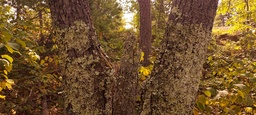
#> input picture images/forest.jpg, 256 x 115 px, shrunk from 4000 x 1800 before the run, found by its file name
$ python tabakCode.py
#> lines starting #> are read from the running program, lines starting #| are printed output that depends on the picture

import numpy as np;
import matplotlib.pyplot as plt;
from PIL import Image, ImageFilter

def distanceFromPoint( x, y , px, py ):
    # x, y are coordinates of a pixel
    # px, py are coordinates of a fixed point
    # 0.0 <= x, y, px, py <= 1.0
    diffX = px - x
    diffY = py - y
    return np.sqrt( diffX * diffX + diffY * diffY )
# distanceFromPoint()

def distanceFromCircle( x, y, cx, cy, radius ):
    # x, y are coordinates of a pixel
    # cx, cy are coordinates of a center of a circle
    # radius is the size of the circle
    # 0.0 <= x, y, cx, cy, radius <= 1.0
    distance = distanceFromPoint( x, y, cx, cy )
    if distance < radius:
        return 0.0
    else:
        return distance - radius
# distanceFromCircle()

def distanceFromLine( xOrY, lineCoordinate ):
    # xOrY is either the x or y coordinate of a pixel
    # lineCoordinate is either the x coordinate
    #   of a vertical line or the y coordinate
    #   of a horizontal line
    # 0.0 <= xOrY, lineCoordinate <= 1.0
    return abs( lineCoordinate - xOrY )
# distanceFromLine()

def distanceFromBand( xOrY, loBound, hiBound ):
    # xOrY is either the x or y coordinate of a pixel
    # loBound, hiBound are either x coordinates
    #   of two vertical lines or y coordinates
    #   of two horizontal lines
    # 0.0 <= xOrY, loBound, hiBound <= 1.0
    if loBound < xOrY < hiBound:
        return 0.0
    elif xOrY < loBound:
        return loBound - xOrY
    else:
        return xOrY - hiBound
# distanceFromBand()

def clip( weight ):
    # assure that weight lies between
    # 0.0 and 1.0 by reducing higher
    # values to 1.0 and increasing lower
    # values to 0.0

    weight = max( weight, 0.0)
    weight = min( weight, 1.0)

    return weight
# clip()

def translateAndScale( weight, loBound, hiBound ):
    # assure that weight lies between
    # 0.0 and 1.0 by translating and scaling
    #
    # this function is useful when the lowest
    # and highest possible values of weight
    # are known
    result = (weight - loBound) / (hiBound - loBound)

    return result
# translateAndScale()

def weightedAveragePrimaryValues( a, b, weight ):
    # compute the weighted average of either the
    # red, green, or blue components of 2 colors
    # 0 <= a, b <= 255
    # 0.0 <= weight <= 1.0
    return np.uint8((1 - weight) * a + weight * b)
# weightedAveragePrimaryValues()

def weightedAverageColors( a, b, weight ):
    #  compute the weighed average of two colors
    # 0.0 <= weight <= 1.0
    aRed, aGreen, aBlue = a
    bRed, bGreen, bBlue = b

    resultRed = weightedAveragePrimaryValues( aRed, bRed, weight )
    resultGreen = weightedAveragePrimaryValues( aGreen, bGreen, weight )
    resultBlue = weightedAveragePrimaryValues( aBlue, bBlue, weight )

    return (resultRed, resultGreen, resultBlue)
# weightedAverageColors()

def main():
    # TO-DO: experiment with other images
    original = Image.open('./images/forest.jpg')
#> original is the input picture: PIL image 256x115 RGB; mean R, G, B 113.1, 82.4, 45.4


    # TO-DO:
    #  Experiment with other values of radius
    #  Experiment with other filters
    #  Experiment with ImageEnhance to vary contrast,
    #    brightness, or saturation
    blurred = original.copy().filter(filter=ImageFilter.GaussianBlur(radius=4))
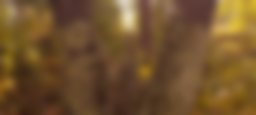
#> blurred: PIL image 256x115 RGB; mean R, G, B 113.1, 82.4, 45.5

    # create a copy that will become
    # a blended version of original and blurred
    result = original.copy()

    # get dimensions of image
    height, width = original.size
#> height = 256; width = 115

    print( 'width = ', width )
#| width =  115
    print( 'height = ', height )
#| height =  256

    # let proportions with which we blend
    # the two images depend upon a pixel's
    # distance from the point we define here
    px = 0.5
    py = 0.5

    minimumDistance = 0.0

    d0 = distanceFromPoint( 0.0, 0.0, px, py )
    d1 = distanceFromPoint( 1.0, 0.0, px, py )
    d2 = distanceFromPoint( 0.0, 1.0, px, py )
    d3 = distanceFromPoint( 1.0, 1.0, px, py )
    maximumDistance = max( max(d0, d1), max(d2, d3) )

    # pair of nested loops will let us examine the
    # pixels row by row and column by column

    for i in range(height):
        # compute a value between 0.0 and 1.0
        # that describes vertical distance of a pixel
        # from the bottom of the image, as a
        # fraction of the image's height
        y = i / height

        for j in range(width):
            # compute a value between 0.0 and 1.0
            # that describes horizontal distance of a pixel
            # from the left edge of the image, as a
            # fraction of the image's width
            x = j / width

            # TO-DO: Experiment with different functions
            #   for computing weights used in producing
            #   weighted averages of colors
            #
            #   Try...
            #     distanceFromPoint()
            #     distanceFromCircle()
            #     distanceFromLine()
            #     distanceFromBand()
            #
            #   Try call these functions with
            #   different numerical arguments
            #   (for example, 0.1 instead of 0.3)

            # compute the distance of a pixel
            # from the center of the image
            #weight = distanceFromPoint( x, y, px, py )

            #weight = distanceFromCircle( x, y, px, py, 0.2 )

            #weight = distanceFromLine( x, 0.4 )

            weight = distanceFromBand( x, 0.3, 0.7 )

            weight = translateAndScale( weight,
                                        minimumDistance,
                                        maximumDistance )
            weight = clip( weight )

            # raising the weight to a power
            # will make the effect fade faster or slower
            # TO-DO: Experiment with other exponents
            #   or experiment with functions other than
            #   power
            weight = np.power( weight, 0.125 )


            # fetch colors of pixels in both images
            originalColor = original.getpixel( (i, j) )
            blurredColor = blurred.getpixel( (i, j) )

            blendedColor = weightedAverageColors(
                originalColor,
                blurredColor,
                weight )

            # put the new color in the right place in
            # the new image
            result.putpixel( (i, j), blendedColor )
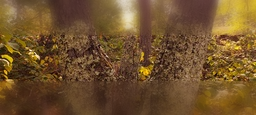
#> result: PIL image 256x115 RGB; mean R, G, B 112.7, 82, 45.1

    result.show()

if __name__ == '__main__':
    main()
